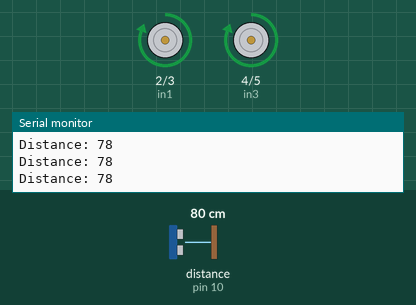
Recording of a sketch running on a simulated Arduino Uno, built with avr-gcc and run on an emulated ATmega328P. Shown: motor-driver pin pairs drawn as motors (green arrow = first pin HIGH = forward, orange = second pin HIGH = backward, longer = more drive), the last lines printed to the serial monitor. Wiring (inferred from the names in the program): ultrasonic range finder: trigger pin 9; echo pin 10. The inputs (shaded band) are chosen by the test bench; at power-on: distance to the obstacle (sensor on pin 10) 80 cm. The echo pulse lasts 58.3 µs per cm.

Above: at 1.2 s.
1.3 s: distance to the obstacle (sensor on pin 10) set to 17 cm
2.8 s: distance to the obstacle (sensor on pin 10) set to 14 cm
At 3.3 s:
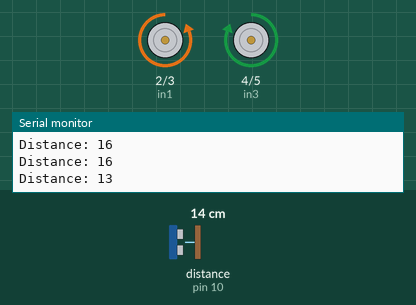
4.3 s: distance to the obstacle (sensor on pin 10) set to 250 cm
At 5.1 s:
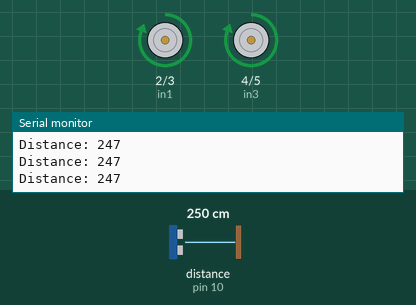
5.8 s: distance to the obstacle (sensor on pin 10) set to 2 cm
At 6.5 s:
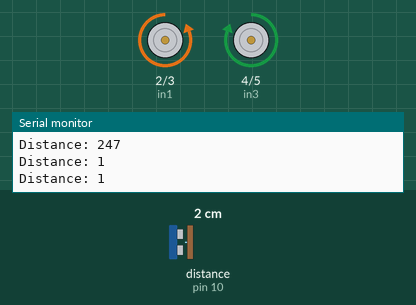
Timing chart, 0 to 8.3 s (numbered marks = the images above; inputs shaded):
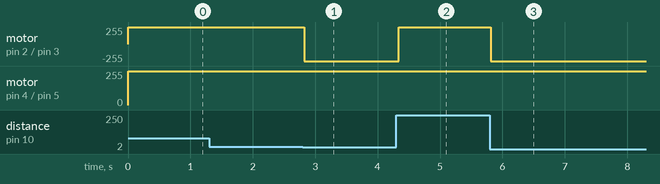

Measured:
- the behaviour switches between 16 and 15 cm on distance to the obstacle (sensor on pin 10) (found by bisection; images 0 and 1)
- after the input at 2.8 s, motor on pin 2 (in1) / pin 3 (in2): forward 255/255 → backward 255/255 at once
- after the input at 4.3 s, motor on pin 2 (in1) / pin 3 (in2): backward 255/255 → forward 255/255 at once
- after the input at 5.8 s, motor on pin 2 (in1) / pin 3 (in2): forward 255/255 → backward 255/255 at once

The sketch:

Obstacle_avoiding_robot_code.ino
```cpp
#define trigPin 9
#define echoPin 10
#define in1 2
#define in2 3
#define in3 4
#define in4 5

void setup() {
  pinMode(trigPin, OUTPUT);
  pinMode(echoPin, INPUT);
  pinMode(in1, OUTPUT);
  pinMode(in2, OUTPUT);
  pinMode(in3, OUTPUT);
  pinMode(in4, OUTPUT);
  Serial.begin(9600);
}

void loop() {
  long duration, distance;
  digitalWrite(trigPin, LOW);
  delayMicroseconds(2);
  digitalWrite(trigPin, HIGH);
  delayMicroseconds(10);
  digitalWrite(trigPin, LOW);
  duration = pulseIn(echoPin, HIGH);
  distance = duration * 0.034 / 2;

  Serial.print("Distance: ");
  Serial.println(distance);

  if (distance < 15) {
    // obstacle detected
    digitalWrite(in1, LOW);
    digitalWrite(in2, HIGH);
    digitalWrite(in3, HIGH);
    digitalWrite(in4, LOW);
    delay(500);
  } else {
    // move forward
    digitalWrite(in1, HIGH);
    digitalWrite(in2, LOW);
    digitalWrite(in3, HIGH);
    digitalWrite(in4, LOW);
  }
}
```
